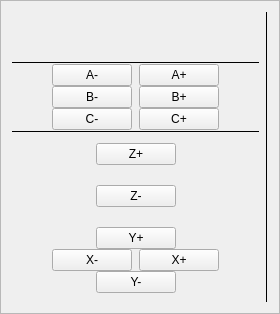
            <widget class="QFrame" name="rightside_run_tab_frame">
             <property name="sizePolicy">
              <sizepolicy hsizetype="Minimum" vsizetype="Preferred">
               <horstretch>0</horstretch>
               <verstretch>0</verstretch>
              </sizepolicy>
             </property>
             <property name="maximumSize">
              <size>
               <width>500</width>
               <height>16777215</height>
              </size>
             </property>
             <property name="frameShape">
              <enum>QFrame::StyledPanel</enum>
             </property>
             <property name="frameShadow">
              <enum>QFrame::Raised</enum>
             </property>
             <layout class="QHBoxLayout" name="horizontalLayout_18">
              <item>
               <widget class="QFrame" name="frame">
                <property name="sizePolicy">
                 <sizepolicy hsizetype="Fixed" vsizetype="Preferred">
                  <horstretch>0</horstretch>
                  <verstretch>0</verstretch>
                 </sizepolicy>
                </property>
                <layout class="QVBoxLayout" name="verticalLayout_4" stretch="0,0,0,0,0,0,0,0,0,0,0,0,0,0,0,0,0,0,0">
                 <property name="spacing">
                  <number>0</number>
                 </property>
                 <property name="sizeConstraint">
                  <enum>QLayout::SetMinimumSize</enum>
                 </property>
                 <property name="leftMargin">
                  <number>0</number>
                 </property>
                 <property name="rightMargin">
                  <number>0</number>
                 </property>
                 <item>
                  <widget class="StatusAdjustmentBar" name="statusadjustmentbar_4">
                   <property name="sizePolicy">
                    <sizepolicy hsizetype="Minimum" vsizetype="Fixed">
                     <horstretch>0</horstretch>
                     <verstretch>0</verstretch>
                    </sizepolicy>
                   </property>
                   <property name="feed_rate" stdset="0">
                    <bool>true</bool>
                   </property>
                   <property name="text_template" stdset="0">
                    <string>Feed Rate
%s</string>
                   </property>
                  </widget>
                 </item>
                 <item>
                  <widget class="StatusAdjustmentBar" name="statusadjustmentbar_3">
                   <property name="sizePolicy">
                    <sizepolicy hsizetype="Minimum" vsizetype="Fixed">
                     <horstretch>0</horstretch>
                     <verstretch>0</verstretch>
                    </sizepolicy>
                   </property>
                   <property name="rapid_rate" stdset="0">
                    <bool>true</bool>
                   </property>
                   <property name="feed_rate" stdset="0">
                    <bool>false</bool>
                   </property>
                   <property name="text_template" stdset="0">
                    <string>Rapid Rate
%s</string>
                   </property>
                  </widget>
                 </item>
                 <item>
                  <widget class="StatusAdjustmentBar" name="statusadjustmentbar_2">
                   <property name="sizePolicy">
                    <sizepolicy hsizetype="Minimum" vsizetype="Fixed">
                     <horstretch>0</horstretch>
                     <verstretch>0</verstretch>
                    </sizepolicy>
                   </property>
                   <property name="spindle_rate" stdset="0">
                    <bool>false</bool>
                   </property>
                   <property name="jograte_rate" stdset="0">
                    <bool>true</bool>
                   </property>
                   <property name="text_template" stdset="0">
                    <string>Jog Rate
%s</string>
                   </property>
                  </widget>
                 </item>
                 <item>
                  <widget class="StatusAdjustmentBar" name="statusadjustmentbar_5">
                   <property name="sizePolicy">
                    <sizepolicy hsizetype="Minimum" vsizetype="Fixed">
                     <horstretch>0</horstretch>
                     <verstretch>0</verstretch>
                    </sizepolicy>
                   </property>
                   <property name="jograte_rate" stdset="0">
                    <bool>true</bool>
                   </property>
                   <property name="jograte_angular_rate" stdset="0">
                    <bool>false</bool>
                   </property>
                   <property name="text_template" stdset="0">
                    <string>Rotary Rate
%s</string>
                   </property>
                  </widget>
                 </item>
                 <item>
                  <widget class="StatusAdjustmentBar" name="statusadjustmentbar">
                   <property name="sizePolicy">
                    <sizepolicy hsizetype="Minimum" vsizetype="Fixed">
                     <horstretch>0</horstretch>
                     <verstretch>0</verstretch>
                    </sizepolicy>
                   </property>
                   <property name="jograte_angular_rate" stdset="0">
                    <bool>true</bool>
                   </property>
                   <property name="text_template" stdset="0">
                    <string>Jog Increments</string>
                   </property>
                  </widget>
                 </item>
                 <item>
                  <spacer name="verticalSpacer">
                   <property name="orientation">
                    <enum>Qt::Vertical</enum>
                   </property>
                   <property name="sizeHint" stdset="0">
                    <size>
                     <width>20</width>
                     <height>40</height>
                    </size>
                   </property>
                  </spacer>
                 </item>
                 <item>
                  <widget class="Line" name="line">
                   <property name="frameShadow">
                    <enum>QFrame::Plain</enum>
                   </property>
                   <property name="orientation">
                    <enum>Qt::Horizontal</enum>
                   </property>
                  </widget>
                 </item>
                 <item>
                  <layout class="QHBoxLayout" name="horizontalLayout_8">
                   <item>
                    <spacer name="horizontalSpacer_10">
                     <property name="orientation">
                      <enum>Qt::Horizontal</enum>
                     </property>
                     <property name="sizeHint" stdset="0">
                      <size>
                       <width>40</width>
                       <height>20</height>
                      </size>
                     </property>
                    </spacer>
                   </item>
                   <item>
                    <widget class="ActionButton" name="actionbutton_2">
                     <property name="text">
                      <string>A-</string>
                     </property>
                     <property name="jog_joint_neg_action" stdset="0">
                      <bool>true</bool>
                     </property>
                     <property name="joint_number" stdset="0">
                      <number>3</number>
                     </property>
                    </widget>
                   </item>
                   <item>
                    <widget class="QLabel" name="blank_label_2">
                     <property name="text">
                      <string/>
                     </property>
                    </widget>
                   </item>
                   <item>
                    <widget class="ActionButton" name="actionbutton">
                     <property name="text">
                      <string>A+</string>
                     </property>
                     <property name="jog_joint_pos_action" stdset="0">
                      <bool>true</bool>
                     </property>
                     <property name="jog_joint_neg_action" stdset="0">
                      <bool>false</bool>
                     </property>
                     <property name="jog_selected_pos_action" stdset="0">
                      <bool>false</bool>
                     </property>
                     <property name="joint_number" stdset="0">
                      <number>3</number>
                     </property>
                    </widget>
                   </item>
                   <item>
                    <spacer name="horizontalSpacer_11">
                     <property name="orientation">
                      <enum>Qt::Horizontal</enum>
                     </property>
                     <property name="sizeHint" stdset="0">
                      <size>
                       <width>40</width>
                       <height>20</height>
                      </size>
                     </property>
                    </spacer>
                   </item>
                  </layout>
                 </item>
                 <item>
                  <layout class="QHBoxLayout" name="horizontalLayout_10">
                   <item>
                    <spacer name="horizontalSpacer_12">
                     <property name="orientation">
                      <enum>Qt::Horizontal</enum>
                     </property>
                     <property name="sizeHint" stdset="0">
                      <size>
                       <width>40</width>
                       <height>20</height>
                      </size>
                     </property>
                    </spacer>
                   </item>
                   <item>
                    <widget class="ActionButton" name="actionbutton_4">
                     <property name="text">
                      <string>B-</string>
                     </property>
                     <property name="jog_joint_neg_action" stdset="0">
                      <bool>true</bool>
                     </property>
                     <property name="joint_number" stdset="0">
                      <number>4</number>
                     </property>
                    </widget>
                   </item>
                   <item>
                    <widget class="QLabel" name="blank_label_3">
                     <property name="text">
                      <string/>
                     </property>
                    </widget>
                   </item>
                   <item>
                    <widget class="ActionButton" name="actionbutton_3">
                     <property name="text">
                      <string>B+</string>
                     </property>
                     <property name="jog_joint_pos_action" stdset="0">
                      <bool>true</bool>
                     </property>
                     <property name="jog_joint_neg_action" stdset="0">
                      <bool>false</bool>
                     </property>
                     <property name="jog_selected_pos_action" stdset="0">
                      <bool>false</bool>
                     </property>
                     <property name="joint_number" stdset="0">
                      <number>4</number>
                     </property>
                    </widget>
                   </item>
                   <item>
                    <spacer name="horizontalSpacer_14">
                     <property name="orientation">
                      <enum>Qt::Horizontal</enum>
                     </property>
                     <property name="sizeHint" stdset="0">
                      <size>
                       <width>40</width>
                       <height>20</height>
                      </size>
                     </property>
                    </spacer>
                   </item>
                  </layout>
                 </item>
                 <item>
                  <layout class="QHBoxLayout" name="horizontalLayout_11" stretch="0,0,0,0,0">
                   <property name="sizeConstraint">
                    <enum>QLayout::SetDefaultConstraint</enum>
                   </property>
                   <item>
                    <spacer name="horizontalSpacer_15">
                     <property name="orientation">
                      <enum>Qt::Horizontal</enum>
                     </property>
                     <property name="sizeHint" stdset="0">
                      <size>
                       <width>40</width>
                       <height>20</height>
                      </size>
                     </property>
                    </spacer>
                   </item>
                   <item>
                    <widget class="ActionButton" name="actionbutton_6">
                     <property name="text">
                      <string>C-</string>
                     </property>
                     <property name="jog_joint_neg_action" stdset="0">
                      <bool>true</bool>
                     </property>
                     <property name="joint_number" stdset="0">
                      <number>5</number>
                     </property>
                    </widget>
                   </item>
                   <item>
                    <widget class="QLabel" name="blank_label_4">
                     <property name="text">
                      <string/>
                     </property>
                    </widget>
                   </item>
                   <item>
                    <widget class="ActionButton" name="actionbutton_5">
                     <property name="text">
                      <string>C+</string>
                     </property>
                     <property name="jog_joint_pos_action" stdset="0">
                      <bool>true</bool>
                     </property>
                     <property name="jog_joint_neg_action" stdset="0">
                      <bool>false</bool>
                     </property>
                     <property name="jog_selected_pos_action" stdset="0">
                      <bool>false</bool>
                     </property>
                     <property name="joint_number" stdset="0">
                      <number>5</number>
                     </property>
                    </widget>
                   </item>
                   <item>
                    <spacer name="horizontalSpacer_16">
                     <property name="orientation">
                      <enum>Qt::Horizontal</enum>
                     </property>
                     <property name="sizeHint" stdset="0">
                      <size>
                       <width>40</width>
                       <height>20</height>
                      </size>
                     </property>
                    </spacer>
                   </item>
                  </layout>
                 </item>
                 <item>
                  <widget class="Line" name="line_2">
                   <property name="frameShadow">
                    <enum>QFrame::Plain</enum>
                   </property>
                   <property name="orientation">
                    <enum>Qt::Horizontal</enum>
                   </property>
                  </widget>
                 </item>
                 <item>
                  <spacer name="verticalSpacer_3">
                   <property name="orientation">
                    <enum>Qt::Vertical</enum>
                   </property>
                   <property name="sizeHint" stdset="0">
                    <size>
                     <width>20</width>
                     <height>10</height>
                    </size>
                   </property>
                  </spacer>
                 </item>
                 <item>
                  <layout class="QHBoxLayout" name="horizontalLayout_37">
                   <item>
                    <spacer name="horizontalSpacer_25">
                     <property name="orientation">
                      <enum>Qt::Horizontal</enum>
                     </property>
                     <property name="sizeHint" stdset="0">
                      <size>
                       <width>40</width>
                       <height>20</height>
                      </size>
                     </property>
                    </spacer>
                   </item>
                   <item>
                    <widget class="ActionButton" name="actionbutton_55">
                     <property name="text">
                      <string>Z+</string>
                     </property>
                     <property name="jog_joint_pos_action" stdset="0">
                      <bool>true</bool>
                     </property>
                     <property name="joint_number" stdset="0">
                      <number>2</number>
                     </property>
                    </widget>
                   </item>
                   <item>
                    <spacer name="horizontalSpacer_26">
                     <property name="orientation">
                      <enum>Qt::Horizontal</enum>
                     </property>
                     <property name="sizeHint" stdset="0">
                      <size>
                       <width>40</width>
                       <height>20</height>
                      </size>
                     </property>
                    </spacer>
                   </item>
                  </layout>
                 </item>
                 <item>
                  <layout class="QHBoxLayout" name="horizontalLayout_36">
                   <item>
                    <spacer name="horizontalSpacer_18">
                     <property name="orientation">
                      <enum>Qt::Horizontal</enum>
                     </property>
                     <property name="sizeHint" stdset="0">
                      <size>
                       <width>40</width>
                       <height>20</height>
                      </size>
                     </property>
                    </spacer>
                   </item>
                   <item>
                    <widget class="QLabel" name="blank_label_5">
                     <property name="sizePolicy">
                      <sizepolicy hsizetype="Fixed" vsizetype="Ignored">
                       <horstretch>0</horstretch>
                       <verstretch>0</verstretch>
                      </sizepolicy>
                     </property>
                     <property name="maximumSize">
                      <size>
                       <width>16777215</width>
                       <height>15</height>
                      </size>
                     </property>
                     <property name="text">
                      <string>     </string>
                     </property>
                    </widget>
                   </item>
                   <item>
                    <spacer name="horizontalSpacer_23">
                     <property name="orientation">
                      <enum>Qt::Horizontal</enum>
                     </property>
                     <property name="sizeHint" stdset="0">
                      <size>
                       <width>40</width>
                       <height>15</height>
                      </size>
                     </property>
                    </spacer>
                   </item>
                  </layout>
                 </item>
                 <item>
                  <layout class="QHBoxLayout" name="horizontalLayout_33">
                   <item>
                    <spacer name="horizontalSpacer_5">
                     <property name="orientation">
                      <enum>Qt::Horizontal</enum>
                     </property>
                     <property name="sizeHint" stdset="0">
                      <size>
                       <width>40</width>
                       <height>20</height>
                      </size>
                     </property>
                    </spacer>
                   </item>
                   <item>
                    <widget class="ActionButton" name="actionbutton_50">
                     <property name="text">
                      <string>Z-</string>
                     </property>
                     <property name="jog_joint_neg_action" stdset="0">
                      <bool>true</bool>
                     </property>
                     <property name="joint_number" stdset="0">
                      <number>2</number>
                     </property>
                    </widget>
                   </item>
                   <item>
                    <spacer name="horizontalSpacer_4">
                     <property name="orientation">
                      <enum>Qt::Horizontal</enum>
                     </property>
                     <property name="sizeHint" stdset="0">
                      <size>
                       <width>40</width>
                       <height>20</height>
                      </size>
                     </property>
                    </spacer>
                   </item>
                  </layout>
                 </item>
                 <item>
                  <layout class="QHBoxLayout" name="horizontalLayout_27">
                   <item>
                    <spacer name="horizontalSpacer">
                     <property name="orientation">
                      <enum>Qt::Horizontal</enum>
                     </property>
                     <property name="sizeHint" stdset="0">
                      <size>
                       <width>40</width>
                       <height>20</height>
                      </size>
                     </property>
                    </spacer>
                   </item>
                   <item>
                    <widget class="QLabel" name="label_3">
                     <property name="text">
                      <string/>
                     </property>
                    </widget>
                   </item>
                   <item>
                    <spacer name="horizontalSpacer_2">
                     <property name="orientation">
                      <enum>Qt::Horizontal</enum>
                     </property>
                     <property name="sizeHint" stdset="0">
                      <size>
                       <width>40</width>
                       <height>20</height>
                      </size>
                     </property>
                    </spacer>
                   </item>
                  </layout>
                 </item>
                 <item>
                  <layout class="QHBoxLayout" name="horizontalLayout_29">
                   <item>
                    <spacer name="horizontalSpacer_6">
                     <property name="orientation">
                      <enum>Qt::Horizontal</enum>
                     </property>
                     <property name="sizeHint" stdset="0">
                      <size>
                       <width>40</width>
                       <height>20</height>
                      </size>
                     </property>
                    </spacer>
                   </item>
                   <item>
                    <widget class="ActionButton" name="actionbutton_51">
                     <property name="text">
                      <string>Y+</string>
                     </property>
                     <property name="jog_joint_pos_action" stdset="0">
                      <bool>true</bool>
                     </property>
                     <property name="jog_joint_neg_action" stdset="0">
                      <bool>false</bool>
                     </property>
                     <property name="jog_selected_pos_action" stdset="0">
                      <bool>false</bool>
                     </property>
                     <property name="joint_number" stdset="0">
                      <number>1</number>
                     </property>
                    </widget>
                   </item>
                   <item>
                    <spacer name="horizontalSpacer_7">
                     <property name="orientation">
                      <enum>Qt::Horizontal</enum>
                     </property>
                     <property name="sizeHint" stdset="0">
                      <size>
                       <width>40</width>
                       <height>20</height>
                      </size>
                     </property>
                    </spacer>
                   </item>
                  </layout>
                 </item>
                 <item>
                  <layout class="QHBoxLayout" name="horizontalLayout_28">
                   <item>
                    <spacer name="horizontalSpacer_3">
                     <property name="orientation">
                      <enum>Qt::Horizontal</enum>
                     </property>
                     <property name="sizeHint" stdset="0">
                      <size>
                       <width>40</width>
                       <height>20</height>
                      </size>
                     </property>
                    </spacer>
                   </item>
                   <item>
                    <widget class="ActionButton" name="actionbutton_53">
                     <property name="text">
                      <string>X-</string>
                     </property>
                     <property name="jog_joint_neg_action" stdset="0">
                      <bool>true</bool>
                     </property>
                     <property name="jog_selected_pos_action" stdset="0">
                      <bool>false</bool>
                     </property>
                    </widget>
                   </item>
                   <item>
                    <widget class="QLabel" name="blank_label1">
                     <property name="text">
                      <string/>
                     </property>
                    </widget>
                   </item>
                   <item>
                    <widget class="ActionButton" name="actionbutton_52">
                     <property name="text">
                      <string>X+</string>
                     </property>
                     <property name="jog_joint_pos_action" stdset="0">
                      <bool>true</bool>
                     </property>
                     <property name="jog_joint_neg_action" stdset="0">
                      <bool>false</bool>
                     </property>
                    </widget>
                   </item>
                   <item>
                    <spacer name="horizontalSpacer_13">
                     <property name="orientation">
                      <enum>Qt::Horizontal</enum>
                     </property>
                     <property name="sizeHint" stdset="0">
                      <size>
                       <width>40</width>
                       <height>20</height>
                      </size>
                     </property>
                    </spacer>
                   </item>
                  </layout>
                 </item>
                 <item>
                  <layout class="QHBoxLayout" name="horizontalLayout_30">
                   <item>
                    <spacer name="horizontalSpacer_8">
                     <property name="orientation">
                      <enum>Qt::Horizontal</enum>
                     </property>
                     <property name="sizeHint" stdset="0">
                      <size>
                       <width>40</width>
                       <height>20</height>
                      </size>
                     </property>
                    </spacer>
                   </item>
                   <item>
                    <widget class="ActionButton" name="actionbutton_54">
                     <property name="text">
                      <string>Y-</string>
                     </property>
                     <property name="jog_joint_neg_action" stdset="0">
                      <bool>true</bool>
                     </property>
                     <property name="joint_number" stdset="0">
                      <number>1</number>
                     </property>
                    </widget>
                   </item>
                   <item>
                    <spacer name="horizontalSpacer_9">
                     <property name="orientation">
                      <enum>Qt::Horizontal</enum>
                     </property>
                     <property name="sizeHint" stdset="0">
                      <size>
                       <width>40</width>
                       <height>20</height>
                      </size>
                     </property>
                    </spacer>
                   </item>
                  </layout>
                 </item>
                </layout>
               </widget>
              </item>
              <item>
               <widget class="Line" name="line_7">
                <property name="frameShadow">
                 <enum>QFrame::Plain</enum>
                </property>
                <property name="orientation">
                 <enum>Qt::Vertical</enum>
                </property>
               </widget>
              </item>
             </layout>
            </widget>
